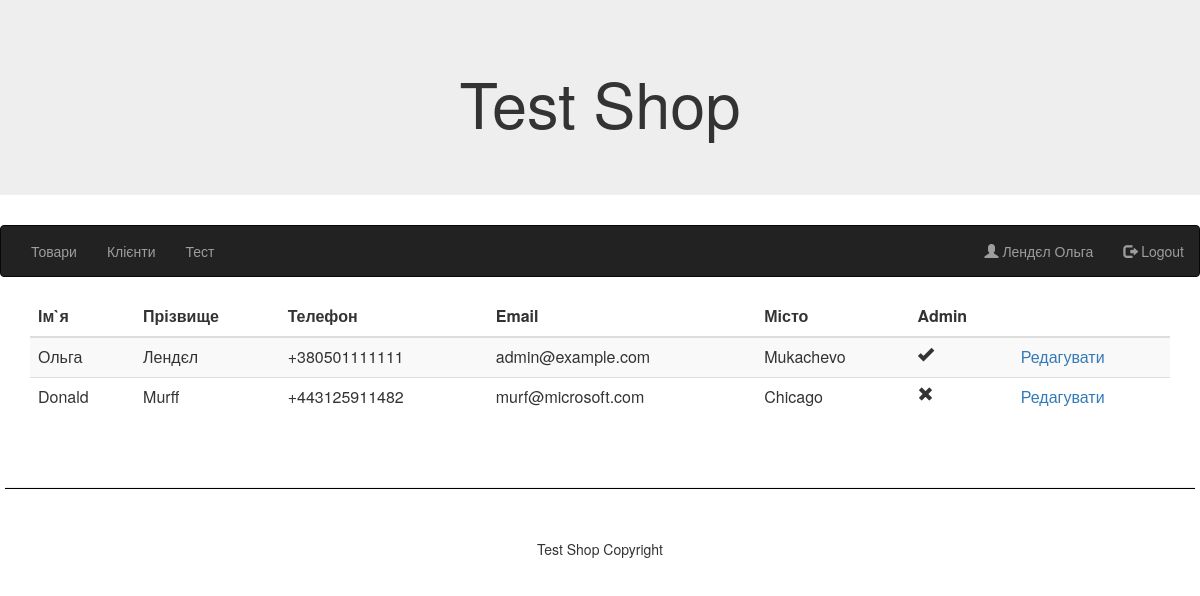
The page /customer/list (signed in) on the database its author committed.
### tables this page shows
CREATE TABLE `menu` (
  `id` int(11) UNSIGNED NOT NULL,
  `name` varchar(100) NOT NULL,
  `path` varchar(255) NOT NULL,
  `active` tinyint(1) NOT NULL DEFAULT 1,
  `sort_order` smallint(2) DEFAULT NULL,
  `admin_access` tinyint(1) NOT NULL DEFAULT 0
);

CREATE TABLE `customers` (
  `customer_id` int(11) NOT NULL,
  `last_name` varchar(255) NOT NULL DEFAULT '',
  `first_name` varchar(255) NOT NULL,
  `phone` varchar(13) NOT NULL,
  `email` varchar(255) NOT NULL,
  `password` varchar(255) DEFAULT NULL,
  `city` varchar(50) NOT NULL,
  `admin_role` int(1) NOT NULL DEFAULT 0
);

### app/core/Route.php (called while the page is built, shortened)
<?php
class Route
{
    private static $action = null;
    public static function getBP()
    {
        return self::getBasePath();
    }
    public static function getBasePath()
    {
        $base_path = substr(ROOT, strlen($_SERVER['DOCUMENT_ROOT']));
        return $base_path;
    }
    protected static function getRoute($uri)
    {
        $route = substr($uri, strlen(self::getBasePath()));
        $route_array = explode('/', $route);
        if ($route_array[0] === "") {
            array_shift($route_array);
        }
        self::$action = !empty($route_array[1]) ? $route_array[1] : 'index';
    }
    public static function Start()
    {
        $action_name = self::$action . 'Action';
        $controller = new $controller_name();
        if (!empty($_SESSION['id'])) {
            $controller->setRegistry('customer', Helper::getModel('customer')->getItem($_SESSION['id']));
        }
        $controller->$action_name();
    }
}

### app/bootstrap.php (called while the page is built, shortened)
<?php
include ROOT . '/app/core/DB.php';
include ROOT . '/app/core/Model.php';
include ROOT . '/app/core/Helper.php';
include ROOT . '/app/core/Route.php';
Route::Start();

### index.php (called while the page is built, shortened)
<?php
include ROOT . '/app/bootstrap.php';

### app/models/Menu.php (called while the page is built)
<?php
class Menu extends Model
{
    function __construct()
    {
        $this->table_name = "menu";
    }
}

### app/core/DB.php (called while the page is built)
<?php
class DB
{
    private static $pdo = null;
    public function getConnection()
    {
        if (!self::$pdo) {
            $dsn = 'mysql:host='. MYSQL_HOST .';port='. MYSQL_PORT .';dbname='. DB_NAME . ';charset=utf8';
            $options = array(
                PDO::MYSQL_ATTR_INIT_COMMAND => "SET NAMES 'utf8'",
                PDO::ATTR_ERRMODE => PDO::ERRMODE_EXCEPTION,
                PDO::ATTR_EMULATE_PREPARES => false
            );
            try {
                self::$pdo = new PDO($dsn, DB_USERNAME , DB_PASSWORD, $options);
            } catch (PDOException $e) {
                echo "Connection failed: ".$e->getMessage();
                exit();
            }
        }
        return self::$pdo;
    }
    public function query($sql, $parameters = [])
    {
        $dbh = $this->getConnection();
        $stmt = $dbh->prepare($sql);
        $result = $stmt->execute($parameters);
        if ($result !== false)
        {
            return $stmt->fetchAll(PDO::FETCH_ASSOC);
        }
        else
        {
            return false;
        }
    }
}

### app/core/Model.php (called while the page is built, shortened)
<?php
class Model
{
    protected $table_name;
    protected $id_column;
    protected $collection;
    protected $sql;
    protected $params = [];
    public function initCollection()
    {
        $columns = implode(',',$this->getColumns());
        $this->sql = "select $columns from " . $this->table_name ;
        return $this;
    }
    public function getColumns()
    {
        $this->columns = [];
        $db = new DB();
        $sql = "show columns from  $this->table_name;";
        $results = $db->query($sql);
        foreach($results as $result) {
            array_push($this->columns,$result['Field']);
        }
        return $this->columns;
    }
    public function sort($params)
    {
        if(!empty($params) && is_array($params)){
            $keys = array_keys($params);
            $values = array_values($params);
            $this->sql .= " ORDER BY "
                    . reset($keys)
                    . " "
                    . reset($values);
        }
        return $this;
    }
    public function getCollection()
    {
        $db = new DB();
        $this->sql .= ";";
        $this->collection = $db->query($this->sql, $this->params);
        return $this;
    }
    public function select()
    {
        return $this->collection;
    }
    public function getItem($id)
    {
        $sql = "select * from $this->table_name where $this->id_column = ?;";
        $db = new DB();
        $params = array($id);
        return $db->query($sql, $params)[0];
    }
}

### app/views/customer/list.php (the view)
<table class="table table-striped">
    <thead>
    <th>Ім`я</th>
    <th>Прізвище</th>
    <th>Телефон</th>
    <th>Email</th>
    <th>Місто</th>
    <th>Admin</th>
    <th></th>
</thead>
<?php
$customers = $this->registry['customers'];
foreach ($customers as $customer) :
    ?>
    <tr>
        <td><?php echo $customer['first_name'] ?></td>
        <td><?php echo $customer['last_name'] ?></td>
        <td><?php echo $customer['phone'] ?></td>
        <td><?php echo $customer['email'] ?></td>
        <td><?php echo $customer['city'] ?></td>
        <td> <span class="<?php echo Helper::isAdmin($customer['customer_id']) == 1 ? "glyphicon glyphicon-ok" : "glyphicon glyphicon-remove"; ?>"></span></td>
        <td>
            <a href=" <?php echo Helper::link('/customer/edit', array('id' => $customer['customer_id'])); ?>"> Редагувати </a>
        </td>
    </tr>
<?php endforeach; ?>
</table>

### app/layouts/menu.php
<nav class="navbar navbar-inverse">
  <div class="container-fluid">
    <ul class="nav navbar-nav">
    <?php
        $menu = Helper::getMenu();
        foreach($menu as $item)  :
            if (($item['admin_access'] == 1 && Helper::isAdmin() == 1)||$item['admin_access'] == 0) :
    ?>
                <li>
                    <?php
                        echo Helper::simpleLink($item['path'], $item['name']);
                    ?>
                </li>
    <?php
            endif;
        endforeach;
    ?>
    </ul>
    <ul class="nav navbar-nav navbar-right">
       <?php if (!empty($this->registry['customer'])) : ?>
        <li><a href="<?php echo route::getBP();?>/index/index/"><span class="glyphicon glyphicon-user"></span><?php echo " " . $this->registry['customer']['last_name'] . " " . $this->registry['customer']['first_name']  ?></a></li>
        <li><a href="<?php echo route::getBP();?>/customer/logout/"><span class="glyphicon glyphicon-log-out"></span> Logout</a></li>
        <?php else : ?>
        <li><a href="<?php echo route::getBP();?>/customer/signup/"><span class="glyphicon glyphicon-user"></span> Sign Up</a></li>
        <li><a href="<?php echo route::getBP();?>/customer/login/"><span class="glyphicon glyphicon-log-in"></span> Login</a></li>
        <?php endif; ?>
    </ul>
  </div>
</nav>

### app/core/Helper.php (shortened to what this page needs)
<?php
class Helper
{
    public static function getModel($name)
    {
        $model = new $name();
        return $model;
    }
    public static function getMenu()
    {
        return self::getModel('menu')->initCollection()
                        ->sort(array('sort_order' => 'ASC'))->getCollection()->select();
    }
    public static function simpleLink($path, $name, $params = [])
    {
        return '<a href="' . route::getBP() . $path . '">' . $name . '</a>';
    }
    public static function link($path, $params = [])
    {
        if (!empty($params)) {
            $firts_key = array_keys($params)[0];
            foreach ($params as $key => $value) {
                $path .= ($key === $firts_key ? '?' : '&');
                $path .= "$key=$value";
            }
        }
        return route::getBP() . $path;
    }
    public static function isAdmin($id = null)
    {
        if ($id === null) {
            $id = $_SESSION['id'];
        }
        if (empty($id)) {
            return 0;
        } else {
            $sql = "SELECT `admin_role` FROM customers WHERE `customer_id` = " . $id . " ;";
            $db = new DB();
            return implode($db->query($sql)[0]);
        }
    }
}

### rows shown on the page
menu: name "Товари"
menu: name "Клієнти"
menu: name "Тест"
customers: last_name "Лендєл", first_name "Ольга", phone "+380501111111", email "admin@example.com", city "Mukachevo"
customers: first_name "Donald", last_name "Murff", phone "+443125911482", email "murf@microsoft.com", city "Chicago"
